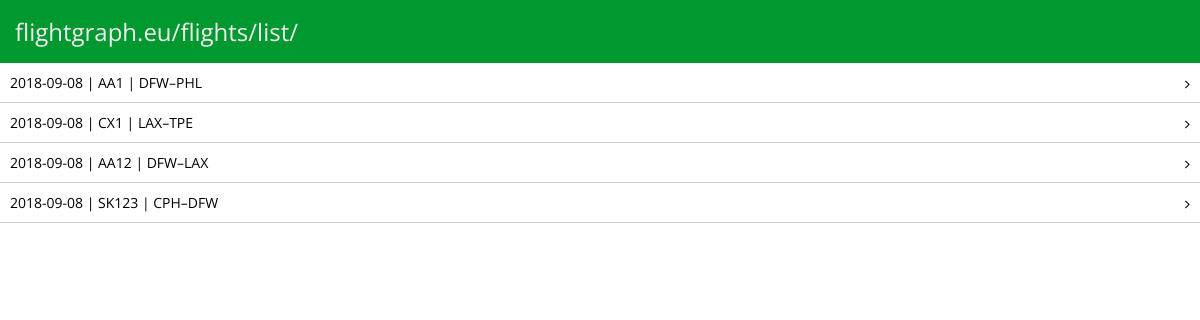
/mobile/list/ (signed in), run on the app's committed database.
### flights/models.py (models this page shows, shortened)
class Flight(models.Model):
    origin = models.ForeignKey('Airport', on_delete=models.PROTECT, related_name='origins')
    destination = models.ForeignKey('Airport', on_delete=models.PROTECT, related_name='destinations')
    date = models.DateField(blank=True, null=True, help_text='YYYY-MM-DD')
    number = models.CharField(max_length=10, blank=True)
    airline = models.CharField(max_length=100, blank=True)
    aircraft = models.CharField(max_length=100, blank=True)
    aircraft_registration = models.CharField(max_length=10, blank=True)
    distance = models.FloatField(default=-1)
    travel_class = models.CharField(max_length=100, blank=True)
    seat = models.CharField(max_length=10, blank=True)
    operator = models.CharField(max_length=100, blank=True)
    comments = models.TextField(max_length=10000, blank=True)
    sortid = models.IntegerField(default=-1) # Assigned manually at creation
    owner = models.ForeignKey(User, on_delete=models.CASCADE, related_name='owners')
    picture = models.ImageField(upload_to='flights/user_pics', blank=True)
    picture_link = models.URLField(blank=True)

class Airport(models.Model):
    iata = models.CharField('IATA', max_length=3, blank=True)
    icao = models.CharField('ICAO', max_length=4, blank=True)
    name = models.CharField(max_length=100)
    city = models.CharField(max_length=100)
    region = models.CharField(max_length=100, blank=True)
    region_iso = models.CharField('Region code', max_length=10, blank=True, help_text='ISO 3166-2')
    country = models.CharField(max_length=100)
    country_iso = models.CharField('Country code', max_length=100, help_text='ISO 3166-1 alpha-2')
    latitude = models.FloatField()
    longitude = models.FloatField()
    elevation = models.FloatField()
    opened = models.DateField(blank=True, null=True, help_text='YYYY-MM-DD')
    closed = models.DateField(blank=True, null=True, help_text='YYYY-MM-DD')
    def __str__(self):
        if self.iata is not '':
            return self.iata
        elif self.icao is not '':
            return self.icao
        else:
            return self.name[:4] + '...'

### flights/mobile_views.py (the view)
# urls.py: path('mobile/list/', mobile_views.list, name='mobile_list'),
@login_required
def list(request):
    user = request.user
    flights_list = Flight.objects.filter(owner=user)
    context = {'flights': flights_list.order_by('-sortid'),
               'username': request.user.username,
              }
    return render(request, 'mobile/list.html', context)

### flights/templates/mobile/list.html (shortened to what this page needs)
{% extends 'mobile/base.html' %}
{% block content %}
<div class="mobile-header">flightgraph.eu/flights/list/</div>
{% for flight in flights %}
<div class="mobile-item mobile-list-item" id="flight-link-{{ flight.pk }}">{{ flight.date.isoformat }} | {{ flight.number }} | {{ flight.origin }}–{{ flight.destination }} <i class="fa fa-angle-right"></i></div>
{% endfor %}
{% endblock %}

### flights/templates/mobile/base.html (shortened to what this page needs)
{% load static %}
<!DOCTYPE html>
<html>
    <head>
        <link rel="stylesheet" type="text/css" href="{% static 'flights/css/mobile.css' %}" />
        <link rel="stylesheet" href="https://cdnjs.cloudflare.com/ajax/libs/font-awesome/4.7.0/css/font-awesome.min.css">
    </head>
    <body>
        {% block content %}
        {% endblock %}
    </body>
</html>

### static/flights/css/mobile.css (style rules this page uses)
* { -webkit-box-sizing: border-box; -moz-box-sizing: border-box; box-sizing: border-box; }
body { margin: 0; font-family: 'Open Sans', sans-serif; background-color: white; }
.mobile-header { width: 100%; margin: 0; color: #eeeeee; background-color: #009930; padding: 15px; font-size: 18pt; }
.mobile-item { width: 100%; margin: 0; background-color: #fff; }
.mobile-list-item { font-size: 14px; padding: 10px; border-bottom: 1px solid #cdcdcd; }
.fa-angle-right { float: right; transform: translateY(4px); }

### data on the page
Flight: date "2018-09-08", number "AA1", origin "DFW", destination "PHL"
Flight: date "2018-09-08", number "CX1", origin "LAX", destination "TPE"
Flight: date "2018-09-08", number "AA12", origin "DFW", destination "LAX"
Flight: date "2018-09-08", number "SK123", origin "CPH", destination "DFW"
